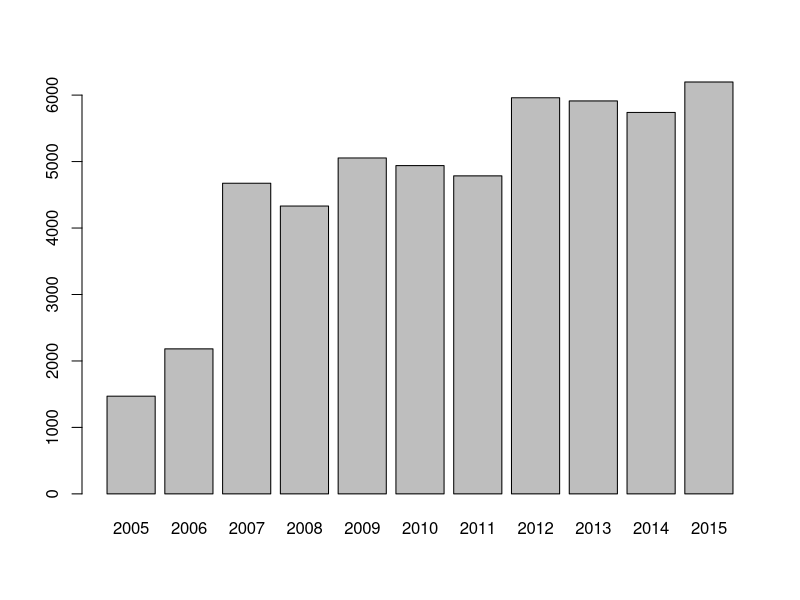
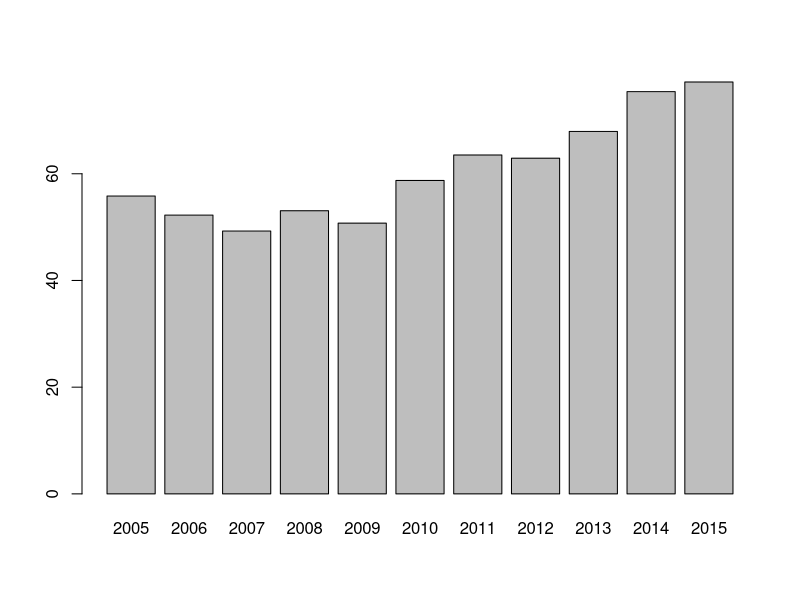
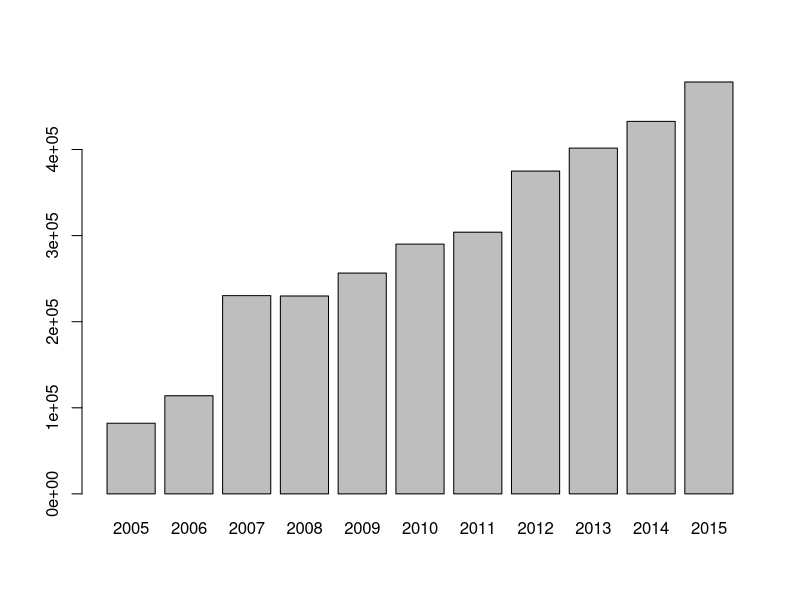

R code for these plots, in order:

# __________________________________________________________
# //////////////////////////////////////////////////////////
#
#    MODULE 0 - INTRODUCTION
# __________________________________________________________
# //////////////////////////////////////////////////////////


# --- EXPLORE THE DATA -------------------------------------


# Load text file into local variable called 'data'
data = read.delim(file = 'purchases.txt', header = FALSE, sep = '\t', dec = '.')

# Display what has been loaded
head(data)
summary(data)

# Add headers and interpret the last column as a date, extract year of purchase
colnames(data) = c('customer_id', 'purchase_amount', 'date_of_purchase')
data$date_of_purchase = as.Date(data$date_of_purchase, "%Y-%m-%d")
data$year_of_purchase = as.numeric(format(data$date_of_purchase, "%Y"))

# Display the data set after transformation
head(data)
summary(data)

# Explore the data using simple SQL statements
library(sqldf)

# Number of purchases per year
x = sqldf("SELECT year_of_purchase, COUNT(year_of_purchase) AS 'counter' FROM data GROUP BY 1 ORDER BY 1")
barplot(x$counter, names.arg = x$year_of_purchase)

# Average purchase amount per year
x = sqldf("SELECT year_of_purchase, AVG(purchase_amount) AS 'avg_amount' FROM data GROUP BY 1 ORDER BY 1")
barplot(x$avg_amount, names.arg = x$year_of_purchase)

# Total purchase amounts per year
x = sqldf("SELECT year_of_purchase, SUM(purchase_amount) AS 'sum_amount' FROM data GROUP BY 1 ORDER BY 1")
barplot(x$sum_amount, names.arg = x$year_of_purchase)

# All in one
x = sqldf("SELECT year_of_purchase,
                  COUNT(year_of_purchase) AS 'counter',
                  AVG(purchase_amount) AS 'avg_amount',
                  SUM(purchase_amount) AS 'sum_amount'
           FROM data GROUP BY 1 ORDER BY 1")
print(x)
